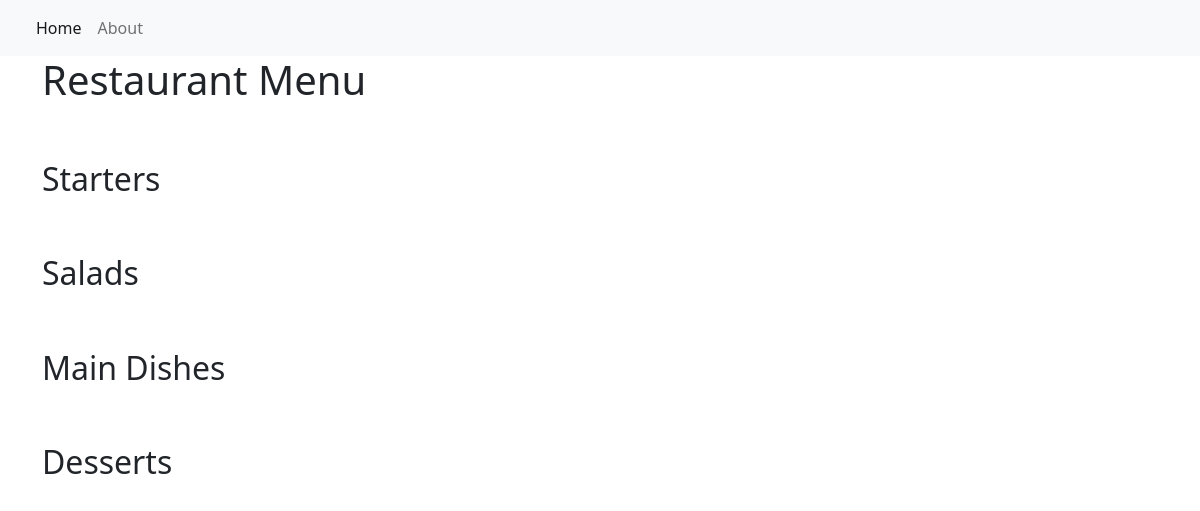
The app's page /, older data.
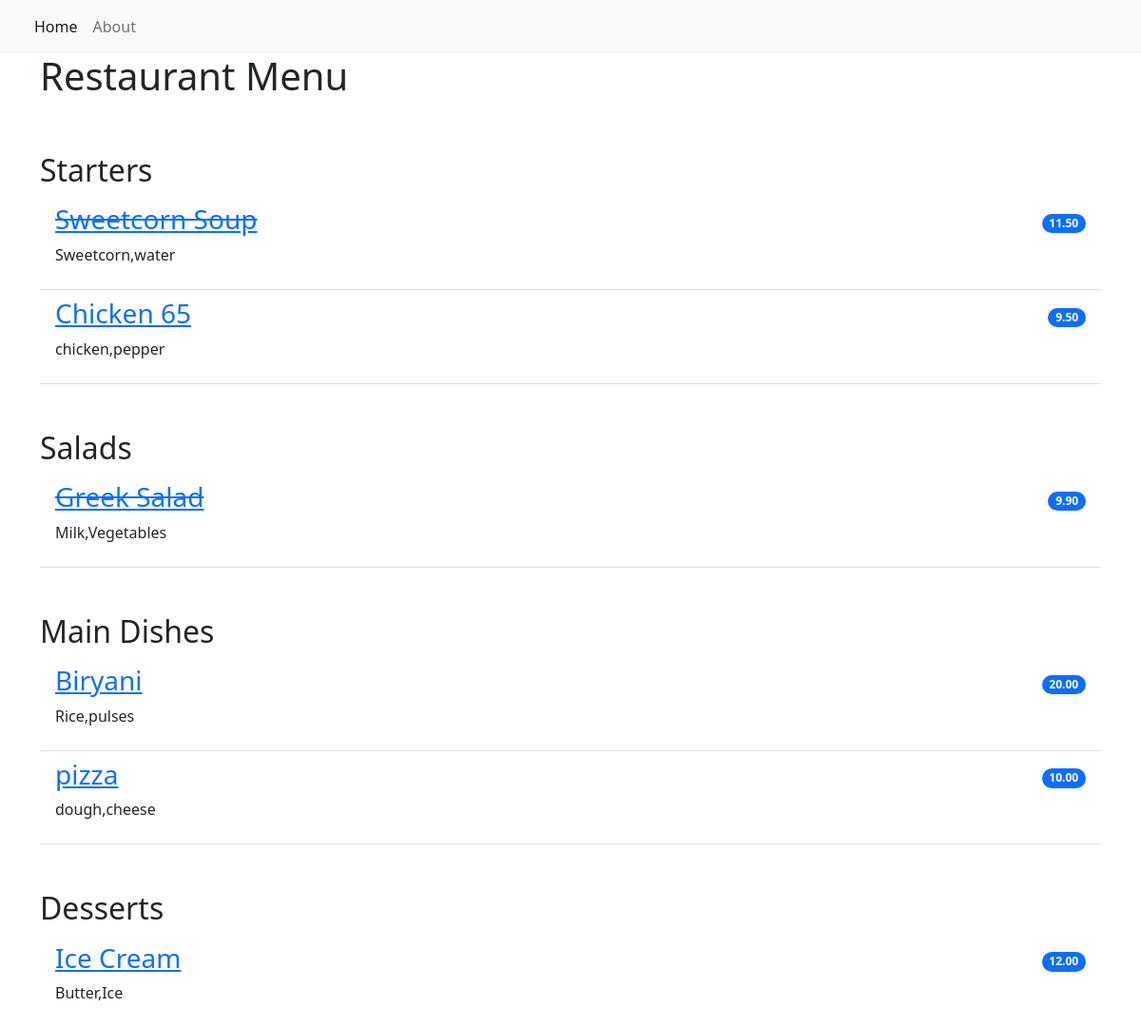
The same page, newer data.
### restaurant_menu/models.py (models this page shows, shortened)
class Item(models.Model):
    meal=models.CharField(max_length=1000,unique=True)
    description=models.CharField(max_length=2000)
    price=models.DecimalField(max_digits=10,decimal_places=2)
    meal_type=models.CharField(max_length=200,choices=MEAL_TYPE)
    author=models.ForeignKey(User,on_delete=models.PROTECT)
    status=models.IntegerField(choices=STATUS,default=0)
    date_created=models.DateTimeField(auto_now_add=True)
    date_updated=models.DateTimeField(auto_now=True)

### restaurant_menu/views.py (the view)
# urls.py: path('',views.MenuList.as_view(),name='home'),
class MenuList(generic.ListView):
    queryset=Item.objects.order_by("-date_created")
    template_name="index.html"
    def get_context_data(self,**kwargs):
        context=super().get_context_data(**kwargs)
        context["meals"]=MEAL_TYPE
        return context

### restaurant_menu/templates/index.html
{% extends 'base.html' %}
{% block content %}
<div class="container">
    <h1>Restaurant Menu</h1>
        <ul class="list-group list-group-flush">
            {% for meal in meals %}
                <h2 class="pt-5">{{ meal.1 }}</h2>
                    {% for row in item_list %}
                        {% if row.meal_type == meal.0 %}
                            {% if row.status == 0 %}
                            <li class="list-group-item d-flex justify-content-between align-items-center border-0 pb-0">
                                <a href="{% url 'menu_item' row.pk %}"><h3><del>{{ row.meal }}</del></h3></a>
                                <span class="badge bg-primary rounded-pill">{{ row.price }}</span>
                            </li>
                            <li class="list-group-item pt-0">
                                <p>{{ row.description }}</p>
                            </li>
                            {% else %}
                            <li class="list-group-item d-flex justify-content-between align-items-center border-0 pb-0">
                                <a href="{% url 'menu_item' row.pk %}"><h3>{{ row.meal }}</h3></a>
                                <span class="badge bg-primary rounded-pill">{{ row.price }}</span>
                            </li>
                            <li class="list-group-item pt-0">
                                <p>{{ row.description }}</p>
                            </li>
                            {% endif %}
                        {% endif %}
                    {% endfor %}
            {% endfor %}
        </ul>
</div>
{% endblock content %}}

### restaurant_menu/templates/base.html (shortened to what this page needs)
<!DOCTYPE html>
<html lang="en">
    <head>
        <link href="https://cdn.jsdelivr.net/npm/bootstrap@5.2.0-beta1/dist/css/bootstrap.min.css" rel="stylesheet">
    </head>
    <body>
        <nav class="navbar navbar-expand-lg bg-light">
            <div class="container-fluid">
                <div class="collapse navbar-collapse" id="navbarNav">
                    <ul class="navbar-nav">
                         <li class="nav-item">
                            <a class="nav-link active" aria-current="page" href="{% url 'home' %}">Home</a>
                        </li>
                        <li class="nav-item">
                            <a class="nav-link" aria-current="page" href="{% url 'home' %}">About</a>
                        </li>
                    </ul>
                </div>
            </div>
        </nav>
        {% block content %}
        {% endblock content %}
    </body>
</html>

Row changes from the older to the newer data that the page shows:
added Item: meal "Sweetcorn Soup", price "11.50", description "Sweetcorn,water", shown under "Starters"
added Item: meal "Chicken 65", price "9.50", description "chicken,pepper", shown under "Starters"
added Item: meal "Greek Salad", price "9.90", description "Milk,Vegetables", shown under "Salads"
added Item: meal "Biryani", price "20.00", description "Rice,pulses", shown under "Main Dishes"
added Item: meal "pizza", price "10.00", description "dough,cheese", shown under "Main Dishes"
added Item: meal "Ice Cream", price "12.00", description "Butter,Ice", shown under "Desserts"
